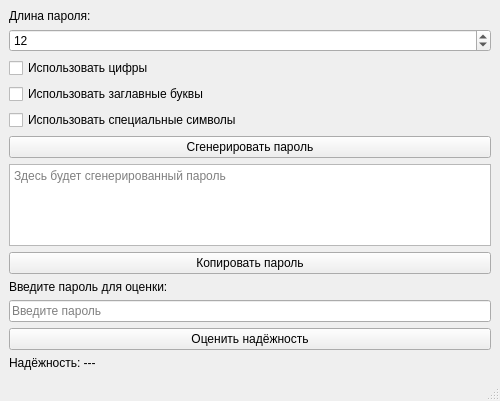
<?xml version="1.0" encoding="UTF-8"?>
<ui version="4.0">
 <class>MainWindow</class>
 <widget class="QMainWindow" name="MainWindow">
  <property name="geometry">
   <rect>
    <x>0</x>
    <y>0</y>
    <width>500</width>
    <height>401</height>
   </rect>
  </property>
  <property name="windowTitle">
   <string>Генератор паролей</string>
  </property>
  <widget class="QWidget" name="centralwidget">
   <layout class="QVBoxLayout" name="verticalLayout">
    <item>
     <widget class="QLabel" name="label_length">
      <property name="text">
       <string>Длина пароля:</string>
      </property>
     </widget>
    </item>
    <item>
     <widget class="QSpinBox" name="spinBox_length">
      <property name="minimum">
       <number>1</number>
      </property>
      <property name="maximum">
       <number>128</number>
      </property>
      <property name="value">
       <number>12</number>
      </property>
     </widget>
    </item>
    <item>
     <widget class="QCheckBox" name="checkBox_numbers">
      <property name="text">
       <string>Использовать цифры</string>
      </property>
     </widget>
    </item>
    <item>
     <widget class="QCheckBox" name="checkBox_uppercase">
      <property name="text">
       <string>Использовать заглавные буквы</string>
      </property>
     </widget>
    </item>
    <item>
     <widget class="QCheckBox" name="checkBox_symbols">
      <property name="text">
       <string>Использовать специальные символы</string>
      </property>
     </widget>
    </item>
    <item>
     <widget class="QPushButton" name="pushButton_generate">
      <property name="text">
       <string>Сгенерировать пароль</string>
      </property>
     </widget>
    </item>
    <item>
     <widget class="QTextEdit" name="textEdit_password">
      <property name="readOnly">
       <bool>true</bool>
      </property>
      <property name="placeholderText">
       <string>Здесь будет сгенерированный пароль</string>
      </property>
     </widget>
    </item>
    <item>
     <widget class="QPushButton" name="pushButton_copy">
      <property name="text">
       <string>Копировать пароль</string>
      </property>
     </widget>
    </item>
    <item>
     <widget class="QLabel" name="label_strength">
      <property name="text">
       <string>Введите пароль для оценки:</string>
      </property>
     </widget>
    </item>
    <item>
     <widget class="QLineEdit" name="lineEdit_evaluate">
      <property name="placeholderText">
       <string>Введите пароль</string>
      </property>
     </widget>
    </item>
    <item>
     <widget class="QPushButton" name="pushButton_evaluate">
      <property name="text">
       <string>Оценить надёжность</string>
      </property>
     </widget>
    </item>
    <item>
     <widget class="QLabel" name="label_result">
      <property name="text">
       <string>Надёжность: ---</string>
      </property>
     </widget>
    </item>
   </layout>
  </widget>
  <widget class="QMenuBar" name="menubar">
   <property name="geometry">
    <rect>
     <x>0</x>
     <y>0</y>
     <width>500</width>
     <height>21</height>
    </rect>
   </property>
  </widget>
  <widget class="QStatusBar" name="statusbar"/>
 </widget>
 <resources/>
 <connections/>
</ui>
